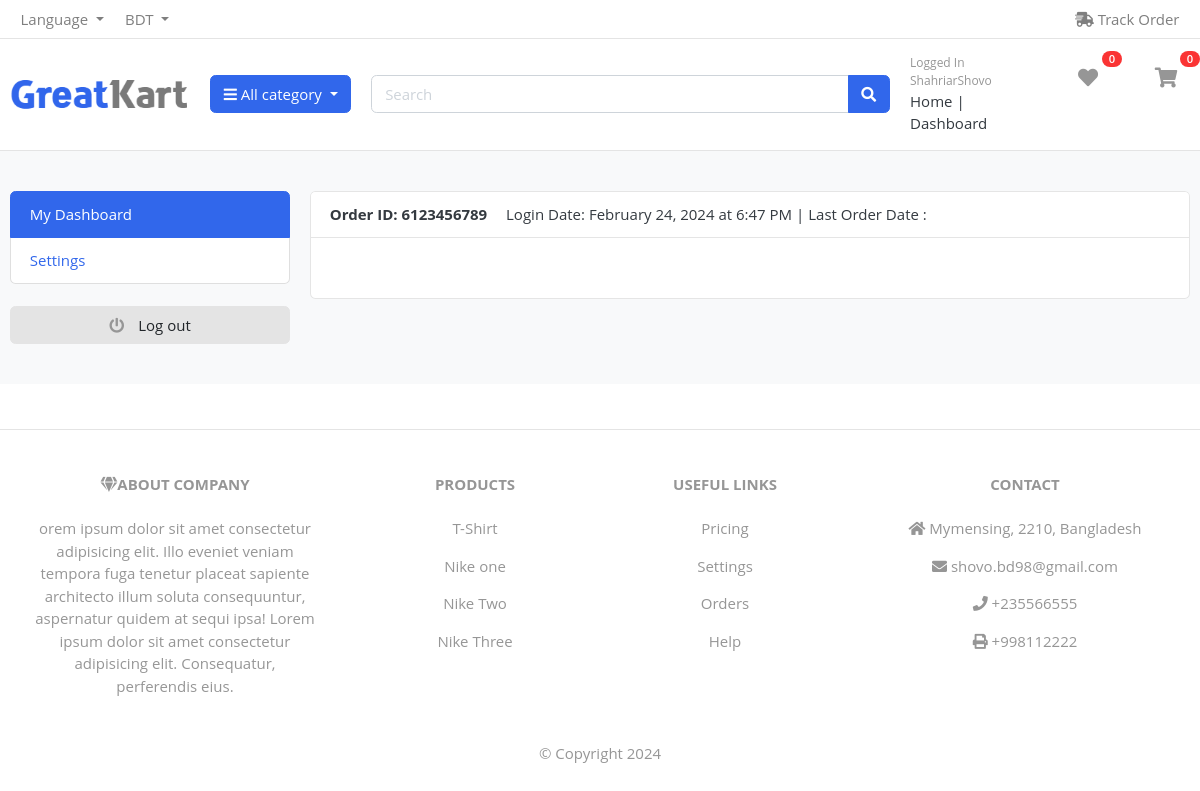
Screenshot of /auth/order_completed/ (signed in) with the database file from the repository.
### user_auth/models/user.py (models this page shows, shortened)
class User(AbstractBaseUser, PermissionsMixin):
    ADMIN = 1
    CUSTOMER = 2
    MALE = 1
    FEMALE = 2
    GOOGLE_SIGNUP=1
    GITHUB_SIGNUP=2
    FACEBOOK_SIGNUP=3
    SITE_SIGNUP =4
    ROLE_CHOOSED    =   ((ADMIN, 'admin'),(CUSTOMER, 'customer'),)
    GENDER_CHOOSED  =   ((MALE, 'male'),(FEMALE, 'female'))
    SIGNUP_PLATFORM =   ((GOOGLE_SIGNUP,'Login from Google'),(GITHUB_SIGNUP, 'Login from Github'),(FACEBOOK_SIGNUP,'Login from Facebook'),(SITE_SIGNUP,'Login'),)
    first_name      =   models.CharField(max_length=50, null=True, blank=True)
    last_name       =   models.CharField(max_length=50, null=True, blank=True)
    username        =   models.CharField(max_length=50, unique=True)
    email           =   models.EmailField(max_length=100, unique=True)
    role            =   models.PositiveSmallIntegerField(choices=ROLE_CHOOSED,
                                                                              blank=True, null=True)
    gender_choosed  =   models.PositiveSmallIntegerField(choices=GENDER_CHOOSED,
                                                                              blank=True, null=True)
    sign_up_platform=   models.PositiveSmallIntegerField(choices=SIGNUP_PLATFORM,
                                                                              blank=True, null=True)
    date_joined     =   models.DateTimeField(auto_now_add=True)
    last_login      =   models.DateTimeField(auto_now_add=True)
    created_date    =   models.DateTimeField(auto_now_add=True)
    modify_date     =   models.DateTimeField(auto_now=True)
    is_admin        =   models.BooleanField(default=False)
    is_staff        =   models.BooleanField(default=False)
    is_active       =   models.BooleanField(default=False)
    is_superuser    =   models.BooleanField(default=False)
    USERNAME_FIELD  =   'email'
    objects         =  UserManager()

### system_setting/models/contact.py (models this page shows)
class Contact(models.Model):
    city_name=models.CharField(max_length=20, null=True,blank=True)
    city_post_code=models.CharField(max_length=10, null=True,blank=True)
    country_name=models.CharField(max_length=20, null=True,blank=True)
    phone=models.CharField(max_length=20, null=True,blank=True)
    email=models.EmailField(max_length=30, null=True,blank=True)
    telephone=models.CharField(max_length=20, null=True,blank=True)
    company_about=models.TextField( null=True,blank=True)
    def __str__(self) -> str:
        return self.country_name

### products/models/products_model.py (models this page shows, shortened)
class Products(models.Model):
    in_stock=1
    out_of_stock=2
    free=1
    not_free=2
    available = ((in_stock,'In Stoke') , (out_of_stock,'Out of Stock'))
    shipping_fee= ((free,'Free') , (not_free,'Not Free'))
    product_name = models.CharField(max_length=50)
    product_image = models.ImageField(upload_to='products')
    product_price = models.FloatField()
    product_old_price = models.FloatField()
    product_discription = models.TextField()
    model = models.CharField(max_length=50, blank=True, null=True)
    product_brand = models.ForeignKey(Product_Brand, on_delete=models.CASCADE, related_name='product_prand')
    product_category = models.ForeignKey(Product_Categories, on_delete=models.CASCADE, related_name='category')
    product_delivery_country = models.ManyToManyField(Product_Delivery_Country,  null=True, blank=True)
    product_size = models.ManyToManyField(Product_Size_variant,  null=True, blank=True)
    product_color = models.ManyToManyField(Product_Color_Variant,  null=True, blank=True)
    available_choose = models.PositiveSmallIntegerField(choices=available,blank=True, null=True)
    shipping_fee = models.PositiveSmallIntegerField(choices=shipping_fee,blank=True, null=True)
    def __str__(self) -> str:
        return self.product_name

### user_auth/views/dashboard/dashboard_options/order_completed.py (the view)
# urls.py: path('order_completed/', order_completed , name='order_completed'),
def order_completed(request):
    user = request.user
    order_completed= Products_Ordered.objects.filter(ordered__user=user,ordered__status='Completed')
    print(" order_completed _____________", order_completed)
    context={
        'order_completed':order_completed
    }
    return render(request,'dashboard_options/order_completed.html',context)

### cart/templatetags/cart_tag.py (called while the page is built)
@register.filter
def cart_total(user):
    cart_total_item = Cart_Item.objects.filter(cart__user=user, cart__is_paid=False)
    return cart_total_item.count()

@register.filter
def wish_list_total(user):
    wishlist_total_item = Wish_List.objects.filter(user=user, is_added=True)
    return wishlist_total_item.count()

### product_categories/views/brand_context_processor.py (called while the page is built)
def brands(request):
    brand_name = Product_Brand.objects.all()
    return {'brand_name': brand_name}

### product_categories/views/category_context_processors.py (called while the page is built)
def categories(request):
    category_name = Product_Categories.objects.all()
    return {'category_name' : category_name}

### system_setting/views/contact_and_details.py (called while the page is built)
def contact_and_details(request):
    get_contact = Contact.objects.first()
    get_product = Products.objects.all()[:4]
    print(get_contact)
    return {'get_contact': get_contact, 'get_product':get_product,}

### templates/dashboard_options/order_completed.html (shortened to what this page needs)
{% extends 'base/base.html' %}
{% load static %}
{% block headers %}
{% include 'include/main_include_file.html' %}
{% endblock headers %}
{% block body %}
<section class="section-conten padding-y bg">
    <div class="container">
        <div class="row">
        {% include "dashboard/user_options.html" %}
        <main class="col-md-9">
            <article class="card">
            <header class="card-header">
                <strong class="d-inline-block mr-3">Order ID: 6123456789</strong>
                <span>Login Date: {{ user.last_login|date:"F j, Y" }} at {{ user.last_login|time:"g:i A" }}</span> |
                <span>Last Order Date : {{get_order.created}} </span>
            </header>
            </article>
        </main>
    </div>
    </div>
    </section>
{% include "include/footer.html" %}
{% endblock body %}

### templates/include/user_loged_header.html (shortened to what this page needs)
{% load static %}
{% load cart_tag %}
<section class="header-main border-bottom">
	<div class="container">
<div class="row align-items-center">
	<div class="col-lg-2 col-md-3 col-6">
		<a href="{% url 'index' %}" class="brand-wrap">
			<img class="logo" src="{% static 'images/logo.png' %}" >
		</a>
	</div>
	<div class="col-lg col-sm col-md col-6 flex-grow-0">
		<div class="category-wrap dropdown d-inline-block float-right">
			<button type="button" class="btn btn-primary dropdown-toggle" data-toggle="dropdown">
				<i class="fa fa-bars"></i> All category
			</button>
		</div>
	</div>
	<div class="col-lg  col-md-6 col-sm-12 col">
		<form action="#" class="search">
			<div class="input-group w-100">
			    <input type="text" class="form-control" style="width:60%;" placeholder="Search">
			    <div class="input-group-append">
			      <button class="btn btn-primary" type="submit">
			        <i class="fa fa-search"></i>
			      </button>
			    </div>
		    </div>
		</form>
	</div>
	<div class="col-lg-3 col-sm-6 col-8 order-2 order-lg-3">
				<div class="d-flex justify-content-end mb-3 mb-lg-0">
					<div class="widget-header">
						<small class="title text-muted">Logged In  {{user.username}} </small>
						<div>
							<a href="{% url 'index' %}"  >Home</a> <span class="dark-transp"> | </span>
							<a href="{% url 'myaccount' %}"  > Dashboard</a>
						</div>
					</div>
					<a href="{% url 'view_wish_list' %}" class="widget-header pl-3 ml-2">
						<div class="icon icon-sm "><i class="fa fa-heart"></i></div>
						<span class="badge badge-pill badge-danger notify">{{ request.user | wish_list_total }}</span>
					</a>
					<a href="{% url 'cart_view' %}" class="widget-header pl-3 ml-3">
						<div class="icon icon-sm "><i class="fa fa-shopping-cart"></i></div>
						<span class="badge badge-pill badge-danger notify">{{ request.user | cart_total }}</span>
					</a>
				</div>
			</div>
</div>
	</div>
</section>

### templates/include/footer.html
<footer class="text-center text-lg-start bg-body-tertiary text-muted">
	<section class="d-flex justify-content-center justify-content-lg-between p-4 border-bottom">
	</section>
	<section class="">
	  <div class="container text-center text-md-start mt-5">
		<div class="row mt-3">
		  <div class="col-md-3 col-lg-4 col-xl-3 mx-auto mb-4">
			<h6 class="text-uppercase fw-bold mb-4">
			  <i class="fas fa-gem me-3"></i>About Company
			</h6>
			<p>
			 {{get_contact.company_about}}
			</p>
		  </div>
		  <div class="col-md-2 col-lg-2 col-xl-2 mx-auto mb-4">
			<h6 class="text-uppercase fw-bold mb-4">
			  Products
			</h6>
			{% for products in get_product %}
			<p>
			  <a href="#!" class="text-reset">{{products}}</a>
			</p>
			{% endfor %}
		  </div>
		  <div class="col-md-3 col-lg-2 col-xl-2 mx-auto mb-4">
			<h6 class="text-uppercase fw-bold mb-4">
			  Useful links
			</h6>
			<p>
			  <a href="#!" class="text-reset">Pricing</a>
			</p>
			<p>
			  <a href="#!" class="text-reset">Settings</a>
			</p>
			<p>
			  <a href="#!" class="text-reset">Orders</a>
			</p>
			<p>
			  <a href="#!" class="text-reset">Help</a>
			</p>
		  </div>
		  <div class="col-md-4 col-lg-3 col-xl-3 mx-auto mb-md-0 mb-4">
			<h6 class="text-uppercase fw-bold mb-4">Contact</h6>
			<p><i class="fas fa-home me-3"></i> {{get_contact.city_name}}, {{get_contact.city_post_code}}, {{get_contact.country_name}}</p>
			<p>
			  <i class="fas fa-envelope me-3"></i>
			  {{get_contact.email}}
			</p>
			<p><i class="fas fa-phone me-3"></i> {{get_contact.phone}}</p>
			<p><i class="fas fa-print me-3"></i> {{get_contact.telephone}}</p>
		  </div>
		</div>
	  </div>
	</section>
	<div class="text-center p-4" style="">
	  ©  Copyright {% now 'Y' %}
	</div>
  </footer>

### static/css/ui.css (style rules this page uses)
html { font-family: "Inter", sans-serif; font-size: 15px; }
.icon-xs, .icon-sm, .icon-md, .icon-lg { display: inline-block; text-align: center; flex-shrink: 0; flex-grow: 0; }
.icon-sm { width: 48px; height: 48px; line-height: 48px !important; font-size: 20px; }
.padding-y { padding-top: 40px; padding-bottom: 40px; }
article:after, .form-group:after { display: block; clear: both; content: ""; }
.bg { background-color: #f8f9fa; }
p:last-child { margin-bottom: 0; }
.header-main { position: relative; padding-top: 1rem; padding-bottom: 1rem; }
.brand-wrap .logo, .navbar-brand .logo { margin-right: 7px; max-height: 42px; display: inline-block; }
.widget-header { display: inline-block; vertical-align: middle; position: relative; }
.widget-header a { color: #343a40; }
.widget-header i { color: #969696; }
.widget-header .title { display: block; }
.widget-header .notify { position: absolute; top: -3px; right: -10px; }
.notify { position: absolute; top: -4px; right: -10px; display: inline-block; padding: 0.25em 0.6em; font-size: 12px; line-height: 1; text-align: center; border-radius: 3rem; color: #fff; background-color: #fa3434; }
* { padding: 0; margin: 0; font-family: 'IBM Plex Sans', sans-serif; }

### static/css/custom.css (style rules this page uses)
* { box-sizing: border-box; padding: 0; margin: 0; font-family: 'Open Sans', sans-serif; }
body { line-height: 1.5; }
img { width: 100%; display: block; }
@media screen and (min-width: 992px) { .card { display: grid; grid-template-columns: repeat(2, 1fr); grid-gap: 1.5rem; } }

### rows the page displays
User: username "ShahriarShovo", user|wish_list_total "0", user|cart_total "0", last_login "February 24, 2024", last_login "6:47 PM"
Contact: company_about "orem ipsum dolor sit amet consectetur adipisicing elit. Illo eveniet veniam tempora fuga tenetur placeat sapiente architecto illum soluta consequuntur, aspernatur quidem at sequi ipsa! Lorem ipsum dolor sit amet consectetur adipisicing elit. Consequatur, perferendis eius.", city_name "Mymensing", city_post_code "2210", country_name "Bangladesh", email "shovo.bd98@gmail.com", phone "+235566555", telephone "+998112222"
Products: product_name "T-Shirt"
Products: product_name "Nike one"
Products: product_name "Nike Two"
Products: product_name "Nike Three"
